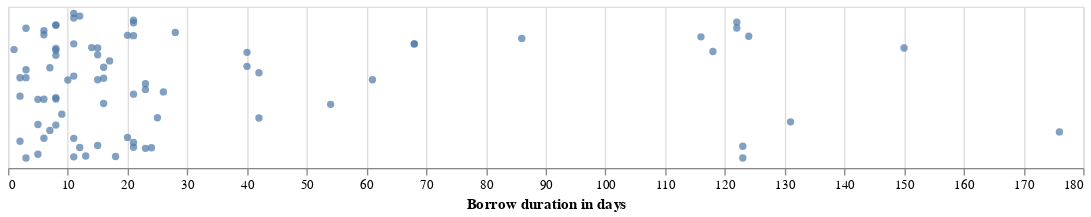

Notebook code for this chart:
### Code cell
# Create jitter plot of borrows
# jittering / stripplot adapted from https://stackoverflow.com/a/71902446/9706217
stripplot = alt.Chart(hemingway_borrows).mark_circle(size=30).encode(
    x=alt.X("borrow_duration_days", title='Borrow duration in days', axis=alt.Axis(labels=True)),
    y=alt.Y("jitter:Q", title=None, axis=None),
    tooltip=alt.Tooltip(['item', 'dates', 'days out'])
).transform_calculate(
    jitter="(random() / 200) - 0.0052"
).properties(
    height=120,
    width=800,
)
stripplot

### Figure 1 — Vega-Lite specification as saved in the notebook (floating-point values rounded to 4 significant figures)
{"config": {"view": {"continuousWidth": 400, "continuousHeight": 300}}, "data": {"name": "data-62452f5e0ab8250c73feb42980b8d7b0"}, "mark": {"type": "circle", "size": 30}, "encoding": {"tooltip": [{"field": "item", "type": "nominal"}, {"field": "dates", "type": "nominal"}, {"field": "days out", "type": "quantitative"}], "x": {"axis": {"labels": true}, "field": "borrow_duration_days", "title": "Borrow duration in days", "type": "quantitative"}, "y": {"axis": null, "field": "jitter", "title": null, "type": "quantitative"}}, "height": 120, "transform": [{"calculate": "(random() / 200) - 0.0052", "as": "jitter"}], "width": 800, "$schema": "https://vega.github.io/schema/vega-lite/v4.17.0.json", "datasets": {"data-62452f5e0ab8250c73feb42980b8d7b0": [{"start_date": "1927-11", "end_date": "1927-12-07", "item_title": "The Bridge of San Luis Rey", "item_authors": "Wilder, Thornton", "item_year": 1927.0, "borrow_duration_days": null, "item": "The Bridge of San Luis Rey by Thornton Wilder (1927)", "dates": "1927-11 to 1927-12-07", "days out": "-"}, {"start_date": "1938-11", "end_date": null, "item_title": "The Education of Hyman Kaplan", "item_authors": "Rosten, Leo", "item_year": 1937.0, "borrow_duration_days": null, "item": "The Education of Hyman Kaplan by Leo Rosten (1937)", "dates": "1938-11 to -", "days out": "-"}, {"start_date": "1938-12", "end_date": null, "item_title": "New Masses", "item_authors": null, "item_year": null, "borrow_duration_days": null, "item": "New Masses", "dates": "1938-12 to -", "days out": "-"}, {"start_date": "1925-10-08", "end_date": null, "item_title": "Mammonart: An Essay in Economic Interpretation", "item_authors": "Sinclair, Upton", "item_year": 1925.0, "borrow_duration_days": null, "item": "Mammonart: An Essay in Economic Interpretation by Upton Sinclair (1925)", "dates": "1925-10-08 to -", "days out": "-"}, {"start_date": "1925-10-12", "end_date": "1925-10-27", "item_title": "Sentimental Education", "item_authors": "Flaubert, Gustave", "item_year": 1869.0, "borrow_duration_days": 15.0, "item": "Sentimental Education by Gustave Flaubert (1869)", "dates": "1925-10-12 to 1925-10-27", "days out": 15}, {"start_date": "1925-10-14", "end_date": "1925-10-22", "item_title": "Sailing Alone Around the World", "item_authors": "Slocum, Joshua", "item_year": 1900.0, "borrow_duration_days": 8.0, "item": "Sailing Alone Around the World by Joshua Slocum (1900)", "dates": "1925-10-14 to 1925-10-22", "days out": 8}, {"start_date": "1925-10-14", "end_date": "1925-10-22", "item_title": "The Sea and the Jungle", "item_authors": "Tomlinson, H. M.", "item_year": 1912.0, "borrow_duration_days": 8.0, "item": "The Sea and the Jungle by H. M. Tomlinson (1912)", "dates": "1925-10-14 to 1925-10-22", "days out": 8}, {"start_date": "1925-10-22", "end_date": "1925-11-16", "item_title": "A Sportsman's Sketches", "item_authors": "Turgenev, Ivan", "item_year": 1895.0, "borrow_duration_days": 25.0, "item": "A Sportsman's Sketches by Ivan Turgenev (1895)", "dates": "1925-10-22 to 1925-11-16", "days out": 25}, {"start_date": "1925-10-22", "end_date": "1925-10-27", "item_title": "A Lear of the Steppes and Other Stories", "item_authors": "Turgenev, Ivan", "item_year": 1898.0, "borrow_duration_days": 5.0, "item": "A Lear of the Steppes and Other Stories by Ivan Turgenev (1898)", "dates": "1925-10-22 to 1925-10-27", "days out": 5}, {"start_date": "1925-10-27", "end_date": "1925-11-16", "item_title": "The Torrents of Spring", "item_authors": "Turgenev, Ivan", "item_year": 1872.0, "borrow_duration_days": 20.0, "item": "The Torrents of Spring by Ivan Turgenev (1872)", "dates": "1925-10-27 to 1925-11-16", "days out": 20}, {"start_date": "1925-11-09", "end_date": "1925-11-24", "item_title": "The Bread of Deceit", "item_authors": "Lowndes, Marie Belloc", "item_year": 1925.0, "borrow_duration_days": 15.0, "item": "The Bread of Deceit by Marie Belloc Lowndes (1925)", "dates": "1925-11-09 to 1925-11-24", "days out": 15}, {"start_date": "1925-11-16", "end_date": "1925-11-24", "item_title": "The Travel Diary of a Philosopher", "item_authors": "Keyserling, Hermann von", "item_year": 1919.0, "borrow_duration_days": 8.0, "item": "The Travel Diary of a Philosopher by Hermann von Keyserling (1919)", "dates": "1925-11-16 to 1925-11-24", "days out": 8}, {"start_date": "1925-11-23", "end_date": "1925-12-10", "item_title": "A Parody Outline of History", "item_authors": "Stewart, Donald Ogden", "item_year": 1921.0, "borrow_duration_days": 17.0, "item": "A Parody Outline of History by Donald Ogden Stewart (1921)", "dates": "1925-11-23 to 1925-12-10", "days out": 17}, {"start_date": "1925-11-24", "end_date": "1925-12-01", "item_title": "More Tales of the Uneasy", "item_authors": "Hunt, Violet", "item_year": 1925.0, "borrow_duration_days": 7.0, "item": "More Tales of the Uneasy by Violet Hunt (1925)", "dates": "1925-11-24 to 1925-12-01", "days out": 7}, {"start_date": "1925-11-28", "end_date": "1925-12-01", "item_title": "The Terrible Hobby of Sir Joseph Londe", "item_authors": "Oppenheim, E. Phillips", "item_year": 1924.0, "borrow_duration_days": 3.0, "item": "The Terrible Hobby of Sir Joseph Londe by E. Phillips Oppenheim (1924)", "dates": "1925-11-28 to 1925-12-01", "days out": 3}, {"start_date": "1925-12-01", "end_date": "1925-12-10", "item_title": "The Charterhouse of Parma", "item_authors": "Stendhal", "item_year": 1839.0, "borrow_duration_days": 9.0, "item": "The Charterhouse of Parma by Stendhal (1839)", "dates": "1925-12-01 to 1925-12-10", "days out": 9}, {"start_date": "1925-12-10", "end_date": "1926-04-13", "item_title": "Children of the Age", "item_authors": "Hamsun, Knut", "item_year": 1924.0, "borrow_duration_days": 124.0, "item": "Children of the Age by Knut Hamsun (1924)", "dates": "1925-12-10 to 1926-04-13", "days out": 124}, {"start_date": "1925-12-10", "end_date": "1926-01-19", "item_title": "Fathers and Children", "item_authors": "Turgenev, Ivan", "item_year": 1895.0, "borrow_duration_days": 40.0, "item": "Fathers and Children by Ivan Turgenev (1895)", "dates": "1925-12-10 to 1926-01-19", "days out": 40}, {"start_date": "1925-12-10", "end_date": "1926-02-02", "item_title": "A House of Gentlefolk: A Novel", "item_authors": "Turgenev, Ivan", "item_year": 1894.0, "borrow_duration_days": 54.0, "item": "A House of Gentlefolk: A Novel by Ivan Turgenev (1894)", "dates": "1925-12-10 to 1926-02-02", "days out": 54}, {"start_date": "1925-12-10", "end_date": "1926-01-19", "item_title": "Buddenbrooks", "item_authors": "Mann, Thomas", "item_year": 1924.0, "borrow_duration_days": 40.0, "item": "Buddenbrooks by Thomas Mann (1924)", "dates": "1925-12-10 to 1926-01-19", "days out": 40}, {"start_date": "1926-01-28", "end_date": "1926-02-02", "item_title": "The Doctor Looks at Literature: Psychological Studies of Life and Letters", "item_authors": "Collins, Joseph", "item_year": 1923.0, "borrow_duration_days": 5.0, "item": "The Doctor Looks at Literature: Psychological Studies of Life and Letters by Joseph Collins (1923)", "dates": "1926-01-28 to 1926-02-02", "days out": 5}, {"start_date": "1926-01-30", "end_date": "1926-01-30", "item_title": "Bull Fighting", "item_authors": null, "item_year": null, "borrow_duration_days": null, "item": "Bull Fighting", "dates": "1926-01-30 to 1926-01-30", "days out": "-"}, {"start_date": "1926-03-29", "end_date": "1926-05-10", "item_title": "The Best Short Stories of 1925: And the Yearbook of the American Short Story", "item_authors": null, "item_year": 1926.0, "borrow_duration_days": 42.0, "item": "The Best Short Stories of 1925: And the Yearbook of the American Short Story (1926)", "dates": "1926-03-29 to 1926-05-10", "days out": 42}, {"start_date": "1926-04-01", "end_date": "1926-04-13", "item_title": "The Flurried Years", "item_authors": "Hunt, Violet", "item_year": 1926.0, "borrow_duration_days": 12.0, "item": "The Flurried Years by Violet Hunt (1926)", "dates": "1926-04-01 to 1926-04-13", "days out": 12}, {"start_date": "1926-04-11", "end_date": "1926-04-24", "item_title": "Along the Road: Notes and Essays of a Tourist", "item_authors": "Huxley, Aldous", "item_year": 1925.0, "borrow_duration_days": 13.0, "item": "Along the Road: Notes and Essays of a Tourist by Aldous Huxley (1925)", "dates": "1926-04-11 to 1926-04-24", "days out": 13}, {"start_date": "1926-04-13", "end_date": "1926-04-24", "item_title": "Strait Is the Gate", "item_authors": "Gide, André", "item_year": 1924.0, "borrow_duration_days": 11.0, "item": "Strait Is the Gate by André Gide (1924)", "dates": "1926-04-13 to 1926-04-24", "days out": 11}, {"start_date": "1926-04-17", "end_date": "1926-04-24", "item_title": "Selected Poems of Carl Sandburg", "item_authors": "Sandburg, Carl", "item_year": 1926.0, "borrow_duration_days": 7.0, "item": "Selected Poems of Carl Sandburg by Carl Sandburg (1926)", "dates": "1926-04-17 to 1926-04-24", "days out": 7}, {"start_date": "1926-04-21", "end_date": null, "item_title": "The Crime at Vanderlynden's", "item_authors": "Mottram, R. H.", "item_year": 1926.0, "borrow_duration_days": null, "item": "The Crime at Vanderlynden's by R. H. Mottram (1926)", "dates": "1926-04-21 to -", "days out": "-"}, {"start_date": "1926-04-26", "end_date": null, "item_title": "Early Poems and Stories", "item_authors": "Yeats, William Butler", "item_year": 1925.0, "borrow_duration_days": null, "item": "Early Poems and Stories by William Butler Yeats (1925)", "dates": "1926-04-26 to -", "days out": "-"}, {"start_date": "1926-04-29", "end_date": null, "item_title": "An Outcast of the Islands", "item_authors": "Conrad, Joseph", "item_year": 1896.0, "borrow_duration_days": null, "item": "An Outcast of the Islands by Joseph Conrad (1896)", "dates": "1926-04-29 to -", "days out": "-"}, {"start_date": "1926-05-04", "end_date": "1926-10-01", "item_title": "Far Away and Long Ago", "item_authors": "Hudson, W. H.", "item_year": 1918.0, "borrow_duration_days": 150.0, "item": "Far Away and Long Ago by W. H. Hudson (1918)", "dates": "1926-05-04 to 1926-10-01", "days out": 150}, {"start_date": "1926-05-04", "end_date": "1926-05-10", "item_title": "Steeplejack", "item_authors": "Huneker, James", "item_year": 1920.0, "borrow_duration_days": 6.0, "item": "Steeplejack by James Huneker (1920)", "dates": "1926-05-04 to 1926-05-10", "days out": 6}, {"start_date": "1926-05-04", "end_date": "1926-05-10", "item_title": "Egoists, a Book of Supermen: Stendhal, Baudelaire, Flaubert, Anatole France, Huysmans, Barrès, Nietzsche, Blake, Ibsen, Stirner, and Ernest Hello", "item_authors": "Huneker, James", "item_year": 1909.0, "borrow_duration_days": 6.0, "item": "Egoists, a Book of Supermen: Stendhal, Baudelaire, Flaubert, Anatole France, Huysmans, Barrès, Nietzsche, Blake, Ibsen, Stirner, and Ernest Hello by James Huneker (1909)", "dates": "1926-05-04 to 1926-05-10", "days out": 6}, {"start_date": "1926-05-05", "end_date": "1926-09-13", "item_title": "Thus Spake Zarathustra: A Book for All and None", "item_authors": "Nietzsche, Friedrich", "item_year": 1883.0, "borrow_duration_days": 131.0, "item": "Thus Spake Zarathustra: A Book for All and None by Friedrich Nietzsche (1883)", "dates": "1926-05-05 to 1926-09-13", "days out": 131}, {"start_date": "1926-05-10", "end_date": "1926-09-10", "item_title": "The Two Friends and Other Stories", "item_authors": "Turgenev, Ivan", "item_year": 1921.0, "borrow_duration_days": 123.0, "item": "The Two Friends and Other Stories by Ivan Turgenev (1921)", "dates": "1926-05-10 to 1926-09-10", "days out": 123}, {"start_date": "1926-05-10", "end_date": "1926-11-02", "item_title": "Knock Knock Knock and Other Stories", "item_authors": "Turgenev, Ivan", "item_year": 1922.0, "borrow_duration_days": 176.0, "item": "Knock Knock Knock and Other Stories by Ivan Turgenev (1922)", "dates": "1926-05-10 to 1926-11-02", "days out": 176}, {"start_date": "1926-05-10", "end_date": "1926-09-10", "item_title": "On the Eve", "item_authors": "Turgenev, Ivan", "item_year": 1895.0, "borrow_duration_days": 123.0, "item": "On the Eve by Ivan Turgenev (1895)", "dates": "1926-05-10 to 1926-09-10", "days out": 123}, {"start_date": "1926-05-14", "end_date": "1926-09-13", "item_title": "The Problems of Philosophy", "item_authors": "Russell, Bertrand", "item_year": 1912.0, "borrow_duration_days": 122.0, "item": "The Problems of Philosophy by Bertrand Russell (1912)", "dates": "1926-05-14 to 1926-09-13", "days out": 122}, {"start_date": "1926-08-26", "end_date": "1926-09-10", "item_title": "A Mirror to France", "item_authors": "Ford, Ford Madox", "item_year": 1926.0, "borrow_duration_days": 15.0, "item": "A Mirror to France by Ford Madox Ford (1926)", "dates": "1926-08-26 to 1926-09-10", "days out": 15}, {"start_date": "1926-09-10", "end_date": "1926-10-01", "item_title": "Paul Cézanne", "item_authors": null, "item_year": null, "borrow_duration_days": 21.0, "item": "Paul Cézanne", "dates": "1926-09-10 to 1926-10-01", "days out": 21}, {"start_date": "1926-09-10", "end_date": "1926-10-01", "item_title": "A Sportsman's Sketches", "item_authors": "Turgenev, Ivan", "item_year": 1895.0, "borrow_duration_days": 21.0, "item": "A Sportsman's Sketches by Ivan Turgenev (1895)", "dates": "1926-09-10 to 1926-10-01", "days out": 21}, {"start_date": "1926-09-25", "end_date": "1926-10-01", "item_title": "The New Republic", "item_authors": null, "item_year": null, "borrow_duration_days": 6.0, "item": "The New Republic", "dates": "1926-09-25 to 1926-10-01", "days out": 6}, {"start_date": "1926-10-01", "end_date": "1926-10-11", "item_title": "Mastro-don Gesualdo", "item_authors": "Verga, Giovanni", "item_year": 1923.0, "borrow_duration_days": 10.0, "item": "Mastro-don Gesualdo by Giovanni Verga (1923)", "dates": "1926-10-01 to 1926-10-11", "days out": 10}, {"start_date": "1926-10-11", "end_date": null, "item_title": "The Life, Work, and Evil Fate of Guy de Maupassant", "item_authors": "Sherard, Robert Harborough", "item_year": 1926.0, "borrow_duration_days": null, "item": "The Life, Work, and Evil Fate of Guy de Maupassant by Robert Harborough Sherard (1926)", "dates": "1926-10-11 to -", "days out": "-"}, {"start_date": "1926-10-11", "end_date": null, "item_title": "Americana", "item_authors": null, "item_year": null, "borrow_duration_days": null, "item": "Americana", "dates": "1926-10-11 to -", "days out": "-"}, {"start_date": "1926-10-29", "end_date": "1927-02-28", "item_title": "On the Trail of Ancient Man", "item_authors": "Andrews, Roy Chapman", "item_year": 1926.0, "borrow_duration_days": 122.0, "item": "On the Trail of Ancient Man by Roy Chapman Andrews (1926)", "dates": "1926-10-29 to 1927-02-28", "days out": 122}, {"start_date": "1926-11-04", "end_date": "1927-02-28", "item_title": "Composition as Explanation", "item_authors": "Stein, Gertrude", "item_year": 1926.0, "borrow_duration_days": 116.0, "item": "Composition as Explanation by Gertrude Stein (1926)", "dates": "1926-11-04 to 1927-02-28", "days out": 116}, {"start_date": "1926-11-18", "end_date": null, "item_title": "The Sailor's Return", "item_authors": "Garnett, David", "item_year": 1925.0, "borrow_duration_days": null, "item": "The Sailor's Return by David Garnett (1925)", "dates": "1926-11-18 to -", "days out": "-"}, {"start_date": "1926-12-16", "end_date": "1927-03-12", "item_title": "The Spanish Journey", "item_authors": "Meier-Graefe, Julius", "item_year": 1926.0, "borrow_duration_days": 86.0, "item": "The Spanish Journey by Julius Meier-Graefe (1926)", "dates": "1926-12-16 to 1927-03-12", "days out": 86}, {"start_date": "1927-03-01", "end_date": "1927-03-12", "item_title": "Go She Must!", "item_authors": "Garnett, David", "item_year": 1927.0, "borrow_duration_days": 11.0, "item": "Go She Must! by David Garnett (1927)", "dates": "1927-03-01 to 1927-03-12", "days out": 11}, {"start_date": "1927-04-23", "end_date": null, "item_title": "The Inquisition from Its Establishment to the Great Schism", "item_authors": "Maycock, A. L.", "item_year": 1927.0, "borrow_duration_days": null, "item": "The Inquisition from Its Establishment to the Great Schism by A. L. Maycock (1927)", "dates": "1927-04-23 to -", "days out": "-"}, {"start_date": "1927-05-31", "end_date": null, "item_title": "Parnell", "item_authors": "Ervine, St. John G.", "item_year": 1925.0, "borrow_duration_days": null, "item": "Parnell by St. John G. Ervine (1925)", "dates": "1927-05-31 to -", "days out": "-"}, {"start_date": "1927-06-11", "end_date": "1927-06-13", "item_title": "The Story of a Wonder Man: Being the Autobiography of Ring Lardner", "item_authors": "Lardner, Ring", "item_year": 1927.0, "borrow_duration_days": 2.0, "item": "The Story of a Wonder Man: Being the Autobiography of Ring Lardner by Ring Lardner (1927)", "dates": "1927-06-11 to 1927-06-13", "days out": 2}, {"start_date": "1927-06-11", "end_date": null, "item_title": "transition", "item_authors": null, "item_year": null, "borrow_duration_days": null, "item": "transition", "dates": "1927-06-11 to -", "days out": "-"}, {"start_date": "1927-09-20", "end_date": "1927-10-18", "item_title": "The Grandmothers: A Family Portrait", "item_authors": "Wescott, Glenway", "item_year": 1927.0, "borrow_duration_days": 28.0, "item": "The Grandmothers: A Family Portrait by Glenway Wescott (1927)", "dates": "1927-09-20 to 1927-10-18", "days out": 28}, {"start_date": "1927-10-18", "end_date": "1927-10-19", "item_title": "Time and Western Man", "item_authors": "Lewis, Wyndham", "item_year": 1927.0, "borrow_duration_days": 1.0, "item": "Time and Western Man by Wyndham Lewis (1927)", "dates": "1927-10-18 to 1927-10-19", "days out": 1}, {"start_date": "1927-10-19", "end_date": "1927-10-25", "item_title": "The Black Cap: New Stories of Murder and Mystery", "item_authors": null, "item_year": 1927.0, "borrow_duration_days": 6.0, "item": "The Black Cap: New Stories of Murder and Mystery (1927)", "dates": "1927-10-19 to 1927-10-25", "days out": 6}, {"start_date": "1927-10-25", "end_date": "1927-11-15", "item_title": "Barnum's Own Story", "item_authors": "Barnum, P. T.", "item_year": 1927.0, "borrow_duration_days": 21.0, "item": "Barnum's Own Story by P. T. Barnum (1927)", "dates": "1927-10-25 to 1927-11-15", "days out": 21}, {"start_date": "1927-10-25", "end_date": "1927-11-15", "item_title": "Mother India", "item_authors": "Mayo, Katherine", "item_year": 1927.0, "borrow_duration_days": 21.0, "item": "Mother India by Katherine Mayo (1927)", "dates": "1927-10-25 to 1927-11-15", "days out": 21}, {"start_date": "1927-11-14", "end_date": "1927-12-07", "item_title": "The Dial", "item_authors": null, "item_year": null, "borrow_duration_days": 23.0, "item": "The Dial", "dates": "1927-11-14 to 1927-12-07", "days out": 23}, {"start_date": "1927-11-14", "end_date": "1927-11-26", "item_title": "The Story of Ivy", "item_authors": "Lowndes, Marie Belloc", "item_year": 1927.0, "borrow_duration_days": 12.0, "item": "The Story of Ivy by Marie Belloc Lowndes (1927)", "dates": "1927-11-14 to 1927-11-26", "days out": 12}, {"start_date": "1927-11-23", "end_date": "1927-12-07", "item_title": "Shadow River", "item_authors": "Smith, Walton Hall", "item_year": 1927.0, "borrow_duration_days": 14.0, "item": "Shadow River by Walton Hall Smith (1927)", "dates": "1927-11-23 to 1927-12-07", "days out": 14}, {"start_date": "1927-11-26", "end_date": "1927-12-07", "item_title": "Before the Bombardment", "item_authors": "Sitwell, Osbert", "item_year": 1926.0, "borrow_duration_days": 11.0, "item": "Before the Bombardment by Osbert Sitwell (1926)", "dates": "1927-11-26 to 1927-12-07", "days out": 11}, {"start_date": "1927-12-07", "end_date": "1928-02-06", "item_title": "Gallions Reach", "item_authors": "Tomlinson, H. M.", "item_year": 1927.0, "borrow_duration_days": 61.0, "item": "Gallions Reach by H. M. Tomlinson (1927)", "dates": "1927-12-07 to 1928-02-06", "days out": 61}, {"start_date": "1927-12-07", "end_date": "1928-02-13", "item_title": "The Gambler", "item_authors": "Dostoyevsky, Fyodor", "item_year": 1866.0, "borrow_duration_days": 68.0, "item": "The Gambler by Fyodor Dostoyevsky (1866)", "dates": "1927-12-07 to 1928-02-13", "days out": 68}, {"start_date": "1927-12-07", "end_date": "1928-02-13", "item_title": "The Insulted and Injured", "item_authors": "Dostoyevsky, Fyodor", "item_year": 1915.0, "borrow_duration_days": 68.0, "item": "The Insulted and Injured by Fyodor Dostoyevsky (1915)", "dates": "1927-12-07 to 1928-02-13", "days out": 68}, {"start_date": "1928-02-04", "end_date": "1928-02-24", "item_title": "Lawrence and the Arabs", "item_authors": "Graves, Robert", "item_year": 1927.0, "borrow_duration_days": 20.0, "item": "Lawrence and the Arabs by Robert Graves (1927)", "dates": "1928-02-04 to 1928-02-24", "days out": 20}, {"start_date": "1928-02-09", "end_date": "1928-03-03", "item_title": "The Torrents of Spring", "item_authors": "Turgenev, Ivan", "item_year": 1872.0, "borrow_duration_days": 23.0, "item": "The Torrents of Spring by Ivan Turgenev (1872)", "dates": "1928-02-09 to 1928-03-03", "days out": 23}, {"start_date": "1928-02-11", "end_date": "1928-03-03", "item_title": "Recollections of the Irish War", "item_authors": "Figgis, Darrell", "item_year": 1927.0, "borrow_duration_days": 21.0, "item": "Recollections of the Irish War by Darrell Figgis (1927)", "dates": "1928-02-11 to 1928-03-03", "days out": 21}, {"start_date": "1928-02-11", "end_date": "1928-02-13", "item_title": "The Riddle of the Irish", "item_authors": "Molony, J. Chartres", "item_year": 1927.0, "borrow_duration_days": 2.0, "item": "The Riddle of the Irish by J. Chartres Molony (1927)", "dates": "1928-02-11 to 1928-02-13", "days out": 2}, {"start_date": "1928-02-13", "end_date": "1928-02-28", "item_title": "The World's Illusion", "item_authors": "Wassermann, Jakob", "item_year": 1920.0, "borrow_duration_days": 15.0, "item": "The World's Illusion by Jakob Wassermann (1920)", "dates": "1928-02-13 to 1928-02-28", "days out": 15}, {"start_date": "1928-02-24", "end_date": "1928-03-03", "item_title": "The Emperor Jones", "item_authors": "O'Neill, Eugene", "item_year": 1921.0, "borrow_duration_days": 8.0, "item": "The Emperor Jones by Eugene O'Neill (1921)", "dates": "1928-02-24 to 1928-03-03", "days out": 8}, {"start_date": "1928-02-24", "end_date": "1928-03-03", "item_title": "The Plough and the Stars", "item_authors": "O'Casey, Sean", "item_year": 1926.0, "borrow_duration_days": 8.0, "item": "The Plough and the Stars by Sean O'Casey (1926)", "dates": "1928-02-24 to 1928-03-03", "days out": 8}, {"start_date": "1928-02-28", "end_date": null, "item_title": "The Magic Mountain", "item_authors": "Mann, Thomas", "item_year": 1927.0, "borrow_duration_days": null, "item": "The Magic Mountain by Thomas Mann (1927)", "dates": "1928-02-28 to -", "days out": "-"}, {"start_date": "1928-03-03", "end_date": "1928-03-08", "item_title": "The Wonder Book of the Wild: The Romance of Exploration and Big Game Stalking", "item_authors": "Golding, Harry", "item_year": 1924.0, "borrow_duration_days": 5.0, "item": "The Wonder Book of the Wild: The Romance of Exploration and Big Game Stalking by Harry Golding (1924)", "dates": "1928-03-03 to 1928-03-08", "days out": 5}, {"start_date": "1928-03-08", "end_date": null, "item_title": "Genius and Character", "item_authors": "Ludwig, Emil", "item_year": 1927.0, "borrow_duration_days": null, "item": "Genius and Character by Emil Ludwig (1927)", "dates": "1928-03-08 to -", "days out": "-"}, {"start_date": "1929-04-23", "end_date": null, "item_title": "The Dial", "item_authors": null, "item_year": null, "borrow_duration_days": null, "item": "The Dial", "dates": "1929-04-23 to -", "days out": "-"}, {"start_date": "1929-04-23", "end_date": "1929-05-16", "item_title": "The Autobiography of Lord Alfred Douglas", "item_authors": "Douglas, Alfred", "item_year": 1929.0, "borrow_duration_days": 23.0, "item": "The Autobiography of Lord Alfred Douglas by Alfred Douglas (1929)", "dates": "1929-04-23 to 1929-05-16", "days out": 23}, {"start_date": "1929-04-23", "end_date": "1929-05-14", "item_title": "Zola and His Time", "item_authors": "Josephson, Matthew", "item_year": 1928.0, "borrow_duration_days": 21.0, "item": "Zola and His Time by Matthew Josephson (1928)", "dates": "1929-04-23 to 1929-05-14", "days out": 21}, {"start_date": "1929-04-26", "end_date": null, "item_title": "The Dial", "item_authors": null, "item_year": null, "borrow_duration_days": null, "item": "The Dial", "dates": "1929-04-26 to -", "days out": "-"}, {"start_date": "1929-04-26", "end_date": "1929-05-14", "item_title": "The Guillotine and Its Servants", "item_authors": "Lenotre, G.", "item_year": 1929.0, "borrow_duration_days": 18.0, "item": "The Guillotine and Its Servants by G. Lenotre (1929)", "dates": "1929-04-26 to 1929-05-14", "days out": 18}, {"start_date": "1929-05-16", "end_date": null, "item_title": "Life in the Middle Ages", "item_authors": null, "item_year": 1928.0, "borrow_duration_days": null, "item": "Life in the Middle Ages (1928)", "dates": "1929-05-16 to -", "days out": "-"}, {"start_date": "1929-05-21", "end_date": "1929-07-02", "item_title": "Dostoevsky Portrayed by His Wife: The Diary and Reminiscences of Mme Dostoevsky", "item_authors": "Dostoevskaia, Anna", "item_year": 1926.0, "borrow_duration_days": 42.0, "item": "Dostoevsky Portrayed by His Wife: The Diary and Reminiscences of Mme Dostoevsky by Anna Dostoevskaia (1926)", "dates": "1929-05-21 to 1929-07-02", "days out": 42}, {"start_date": "1929-06-03", "end_date": "1929-06-05", "item_title": "A Bookman's Daybook", "item_authors": "Rascoe, Burton", "item_year": 1929.0, "borrow_duration_days": 2.0, "item": "A Bookman's Daybook by Burton Rascoe (1929)", "dates": "1929-06-03 to 1929-06-05", "days out": 2}, {"start_date": "1929-06-05", "end_date": "1929-06-21", "item_title": "Three Lives", "item_authors": "Stein, Gertrude", "item_year": 1909.0, "borrow_duration_days": 16.0, "item": "Three Lives by Gertrude Stein (1909)", "dates": "1929-06-05 to 1929-06-21", "days out": 16}, {"start_date": "1929-06-21", "end_date": "1929-06-24", "item_title": "Contemporary Russian Literature: 1881 – 1925", "item_authors": "Mirsky, D. S.", "item_year": 1926.0, "borrow_duration_days": 3.0, "item": "Contemporary Russian Literature: 1881 – 1925 by D. S. Mirsky (1926)", "dates": "1929-06-21 to 1929-06-24", "days out": 3}, {"start_date": "1929-06-24", "end_date": null, "item_title": "Round the Green Cloth", "item_authors": "Chester, Samuel Beach", "item_year": 1928.0, "borrow_duration_days": null, "item": "Round the Green Cloth by Samuel Beach Chester (1928)", "dates": "1929-06-24 to -", "days out": "-"}, {"start_date": "1929-06-29", "end_date": "1929-07-02", "item_title": "Politicians and the War, 1914 – 1916", "item_authors": "Beaverbrook, Max Aitken", "item_year": 1928.0, "borrow_duration_days": 3.0, "item": "Politicians and the War, 1914 – 1916 by Max Aitken Beaverbrook (1928)", "dates": "1929-06-29 to 1929-07-02", "days out": 3}, {"start_date": "1929-09-19", "end_date": "1929-09-27", "item_title": "This Quarter", "item_authors": null, "item_year": null, "borrow_duration_days": 8.0, "item": "This Quarter", "dates": "1929-09-19 to 1929-09-27", "days out": 8}, {"start_date": "1929-09-19", "end_date": null, "item_title": "War", "item_authors": "Renn, Ludwig", "item_year": 1929.0, "borrow_duration_days": null, "item": "War by Ludwig Renn (1929)", "dates": "1929-09-19 to -", "days out": "-"}, {"start_date": "1929-09-19", "end_date": "1929-09-27", "item_title": "Lady Chatterley's Lover", "item_authors": "Lawrence, D. H.", "item_year": 1928.0, "borrow_duration_days": 8.0, "item": "Lady Chatterley's Lover by D. H. Lawrence (1928)", "dates": "1929-09-19 to 1929-09-27", "days out": 8}, {"start_date": "1929-09-25", "end_date": "1929-10-19", "item_title": "Adventures of Sir Walter Raleigh", "item_authors": null, "item_year": null, "borrow_duration_days": 24.0, "item": "Adventures of Sir Walter Raleigh", "dates": "1929-09-25 to 1929-10-19", "days out": 24}, {"start_date": "1929-09-27", "end_date": "1930-01-23", "item_title": "The Idiot", "item_authors": "Dostoyevsky, Fyodor", "item_year": 1874.0, "borrow_duration_days": 118.0, "item": "The Idiot by Fyodor Dostoyevsky (1874)", "dates": "1929-09-27 to 1930-01-23", "days out": 118}, {"start_date": "1929-09-27", "end_date": null, "item_title": "On the Eve", "item_authors": "Turgenev, Ivan", "item_year": 1895.0, "borrow_duration_days": null, "item": "On the Eve by Ivan Turgenev (1895)", "dates": "1929-09-27 to -", "days out": "-"}, {"start_date": "1929-09-27", "end_date": null, "item_title": "A Sportsman's Sketches", "item_authors": "Turgenev, Ivan", "item_year": 1895.0, "borrow_duration_days": null, "item": "A Sportsman's Sketches by Ivan Turgenev (1895)", "dates": "1929-09-27 to -", "days out": "-"}, {"start_date": "1929-10-11", "end_date": "1929-10-19", "item_title": "Balzac in Slippers", "item_authors": "Gozlan, Léon", "item_year": 1929.0, "borrow_duration_days": 8.0, "item": "Balzac in Slippers by Léon Gozlan (1929)", "dates": "1929-10-11 to 1929-10-19", "days out": 8}, {"start_date": "1931-09-07", "end_date": "1931-09-23", "item_title": "The Virgin and the Gipsy", "item_authors": "Lawrence, D. H.", "item_year": 1930.0, "borrow_duration_days": 16.0, "item": "The Virgin and the Gipsy by D. H. Lawrence (1930)", "dates": "1931-09-07 to 1931-09-23", "days out": 16}, {"start_date": "1931-09-07", "end_date": "1931-09-23", "item_title": "Pagany: A Native Quarterly", "item_authors": null, "item_year": null, "borrow_duration_days": 16.0, "item": "Pagany: A Native Quarterly", "dates": "1931-09-07 to 1931-09-23", "days out": 16}, {"start_date": "1933-11-10", "end_date": "1933-11-21", "item_title": "Discursions on Travel Art and Life", "item_authors": "Sitwell, Osbert", "item_year": 1925.0, "borrow_duration_days": 11.0, "item": "Discursions on Travel Art and Life by Osbert Sitwell (1925)", "dates": "1933-11-10 to 1933-11-21", "days out": 11}, {"start_date": "1933-11-10", "end_date": "1933-11-21", "item_title": "Sober Truth: A Collection of Nineteenth-Century Episodes, Fantastic, Grotesque and Mysterious", "item_authors": null, "item_year": 1930.0, "borrow_duration_days": 11.0, "item": "Sober Truth: A Collection of Nineteenth-Century Episodes, Fantastic, Grotesque and Mysterious (1930)", "dates": "1933-11-10 to 1933-11-21", "days out": 11}, {"start_date": "1933-11-10", "end_date": "1933-11-21", "item_title": "The Men of Ness", "item_authors": "Linklater, Eric", "item_year": 1932.0, "borrow_duration_days": 11.0, "item": "The Men of Ness by Eric Linklater (1932)", "dates": "1933-11-10 to 1933-11-21", "days out": 11}, {"start_date": "1933-11-10", "end_date": null, "item_title": "The Orators", "item_authors": "Auden, W. H.", "item_year": 1932.0, "borrow_duration_days": null, "item": "The Orators by W. H. Auden (1932)", "dates": "1933-11-10 to -", "days out": "-"}, {"start_date": "1937-05-07", "end_date": null, "item_title": "New Writing", "item_authors": null, "item_year": null, "borrow_duration_days": null, "item": "New Writing", "dates": "1937-05-07 to -", "days out": "-"}, {"start_date": "1937-05-07", "end_date": null, "item_title": "Something of Myself: For My Friends Known and Unknown", "item_authors": "Kipling, Rudyard", "item_year": 1937.0, "borrow_duration_days": null, "item": "Something of Myself: For My Friends Known and Unknown by Rudyard Kipling (1937)", "dates": "1937-05-07 to -", "days out": "-"}, {"start_date": "1937-05-07", "end_date": null, "item_title": "New Writing", "item_authors": null, "item_year": null, "borrow_duration_days": null, "item": "New Writing", "dates": "1937-05-07 to -", "days out": "-"}, {"start_date": "1938-09-07", "end_date": null, "item_title": "Life and Death of a Spanish Town", "item_authors": "Paul, Elliot", "item_year": 1937.0, "borrow_duration_days": null, "item": "Life and Death of a Spanish Town by Elliot Paul (1937)", "dates": "1938-09-07 to -", "days out": "-"}, {"start_date": "1938-09-07", "end_date": "1938-09-10", "item_title": "The Dead Don't Care", "item_authors": "Latimer, Jonathan", "item_year": 1938.0, "borrow_duration_days": 3.0, "item": "The Dead Don't Care by Jonathan Latimer (1938)", "dates": "1938-09-07 to 1938-09-10", "days out": 3}, {"start_date": "1938-09-30", "end_date": "1938-10-26", "item_title": "Homage to Catalonia", "item_authors": "Orwell, George", "item_year": 1938.0, "borrow_duration_days": 26.0, "item": "Homage to Catalonia by George Orwell (1938)", "dates": "1938-09-30 to 1938-10-26", "days out": 26}, {"start_date": "1938-10-26", "end_date": null, "item_title": "Saturday Review of Literature", "item_authors": null, "item_year": null, "borrow_duration_days": null, "item": "Saturday Review of Literature", "dates": "1938-10-26 to -", "days out": "-"}, {"start_date": "1938-10-26", "end_date": null, "item_title": "Saturday Review of Literature", "item_authors": null, "item_year": null, "borrow_duration_days": null, "item": "Saturday Review of Literature", "dates": "1938-10-26 to -", "days out": "-"}, {"start_date": "1938-10-26", "end_date": null, "item_title": "Saturday Review of Literature", "item_authors": null, "item_year": null, "borrow_duration_days": null, "item": "Saturday Review of Literature", "dates": "1938-10-26 to -", "days out": "-"}, {"start_date": "1938-10-26", "end_date": null, "item_title": "Saturday Review of Literature", "item_authors": null, "item_year": null, "borrow_duration_days": null, "item": "Saturday Review of Literature", "dates": "1938-10-26 to -", "days out": "-"}, {"start_date": "1938-10-26", "end_date": null, "item_title": "Saturday Review of Literature", "item_authors": null, "item_year": null, "borrow_duration_days": null, "item": "Saturday Review of Literature", "dates": "1938-10-26 to -", "days out": "-"}, {"start_date": "1938-10-26", "end_date": null, "item_title": "Saturday Review of Literature", "item_authors": null, "item_year": null, "borrow_duration_days": null, "item": "Saturday Review of Literature", "dates": "1938-10-26 to -", "days out": "-"}, {"start_date": "1938-10-26", "end_date": null, "item_title": "Saturday Review of Literature", "item_authors": null, "item_year": null, "borrow_duration_days": null, "item": "Saturday Review of Literature", "dates": "1938-10-26 to -", "days out": "-"}, {"start_date": "1938-10-26", "end_date": null, "item_title": "Saturday Review of Literature", "item_authors": null, "item_year": null, "borrow_duration_days": null, "item": "Saturday Review of Literature", "dates": "1938-10-26 to -", "days out": "-"}, {"start_date": "1938-10-26", "end_date": null, "item_title": "Saturday Review of Literature", "item_authors": null, "item_year": null, "borrow_duration_days": null, "item": "Saturday Review of Literature", "dates": "1938-10-26 to -", "days out": "-"}]}}
